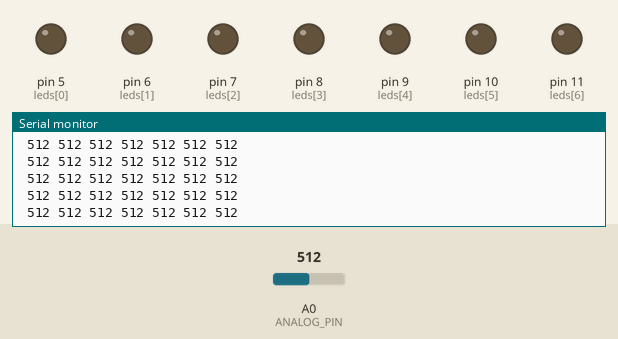
Bench run of a sketch on a simulated Arduino Uno, built with avr-gcc and run on an emulated ATmega328P. Parts: output pins drawn as LEDs (lit = HIGH), the last lines printed to the serial monitor. The inputs (shaded band) are chosen by the test bench; at power-on: A0 (ANALOG_PIN) = 512. Pins used as bus, display or sensor lines are not drawn.

Above: at 1.2 s.
1.3 s: A0 (ANALOG_PIN) set to 989
At 2.3 s:
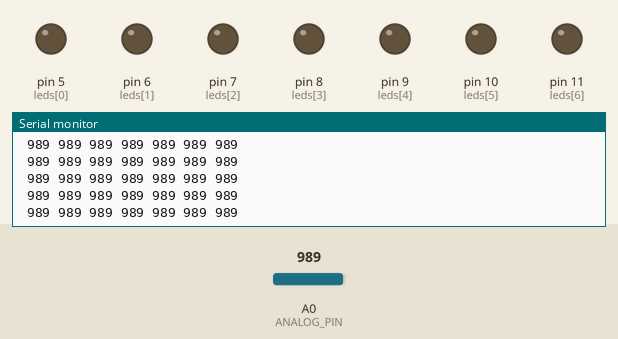
2.8 s: A0 (ANALOG_PIN) set to 1016
At 3.8 s:
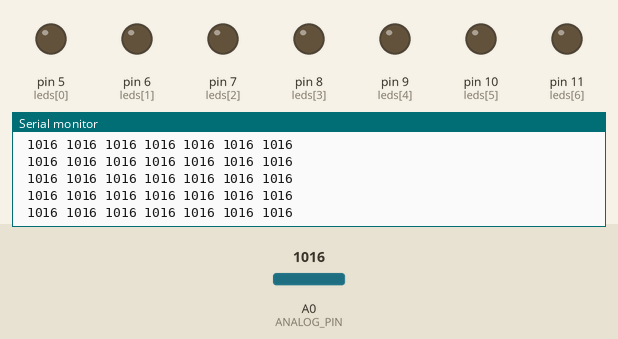
Timing chart, 0 to 5.8 s (numbered marks = the images above; inputs shaded):
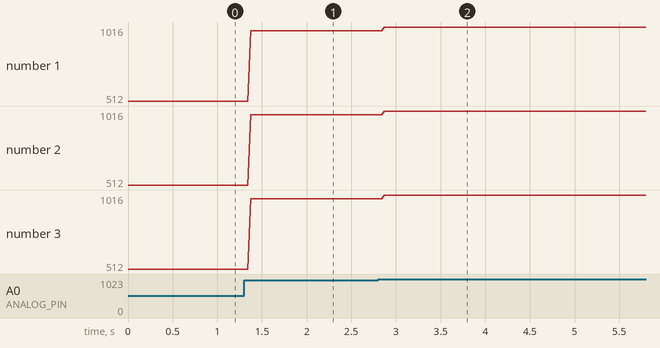

Measured:
- after the input at 1.3 s, the serial monitor: prints a new line after 0.07 s (image 1)
- after the input at 2.8 s, the serial monitor: prints a new line after 0.07 s (image 2)
- plotted number 1: 512 → 989 after the input at 1.3 s, 989 → 1016 after the input at 2.8 s
- plotted number 2: 512 → 989 after the input at 1.3 s, 989 → 1016 after the input at 2.8 s
- plotted number 3: 512 → 989 after the input at 1.3 s, 989 → 1016 after the input at 2.8 s

The sketch:

msgeq7.ino
```cpp
// (licence header left out)
#define ANALOG_PIN A0
#define STROBE_PIN 2
#define RESET_PIN 3

int values[7];
int leds[7] = { 5, 6, 7, 8, 9, 10, 11 };
int i;

void setup()
{
  Serial.begin(9600);

  /* Pin setup: MSGEQ7 */
  pinMode(ANALOG_PIN, INPUT);
  pinMode(STROBE_PIN, OUTPUT);
  pinMode(RESET_PIN, OUTPUT);

  /* Pin setup: LEDs */
  for(i = 0; i < 7; i++)
    pinMode(leds[i], OUTPUT);

  analogReference(DEFAULT);

  /* Init MSGEQ7 */
  digitalWrite(RESET_PIN, LOW);
  digitalWrite(STROBE_PIN, HIGH);
}

void loop()
{
  /* Reset MSGEQ7 */
  digitalWrite(RESET_PIN, HIGH);
  digitalWrite(RESET_PIN, LOW);

  for(i = 0; i < 7; i++)
    {
      digitalWrite(STROBE_PIN, LOW);
      delayMicroseconds(30); ///< Allow the output to settle

      values[i] = analogRead(ANALOG_PIN);

      Serial.print(" ");
      Serial.print(values[i]);

      digitalWrite(STROBE_PIN, HIGH); ///< Clock multiplexer
   }

 Serial.println();

 /* Set leds */
 for(i = 0; i < 7; i++)
   {
     if(values[i] > 500)
       {
          //digitalWrite(leds[0], HIGH);
       }
     else digitalWrite(leds[i], LOW);
   }
}
```
